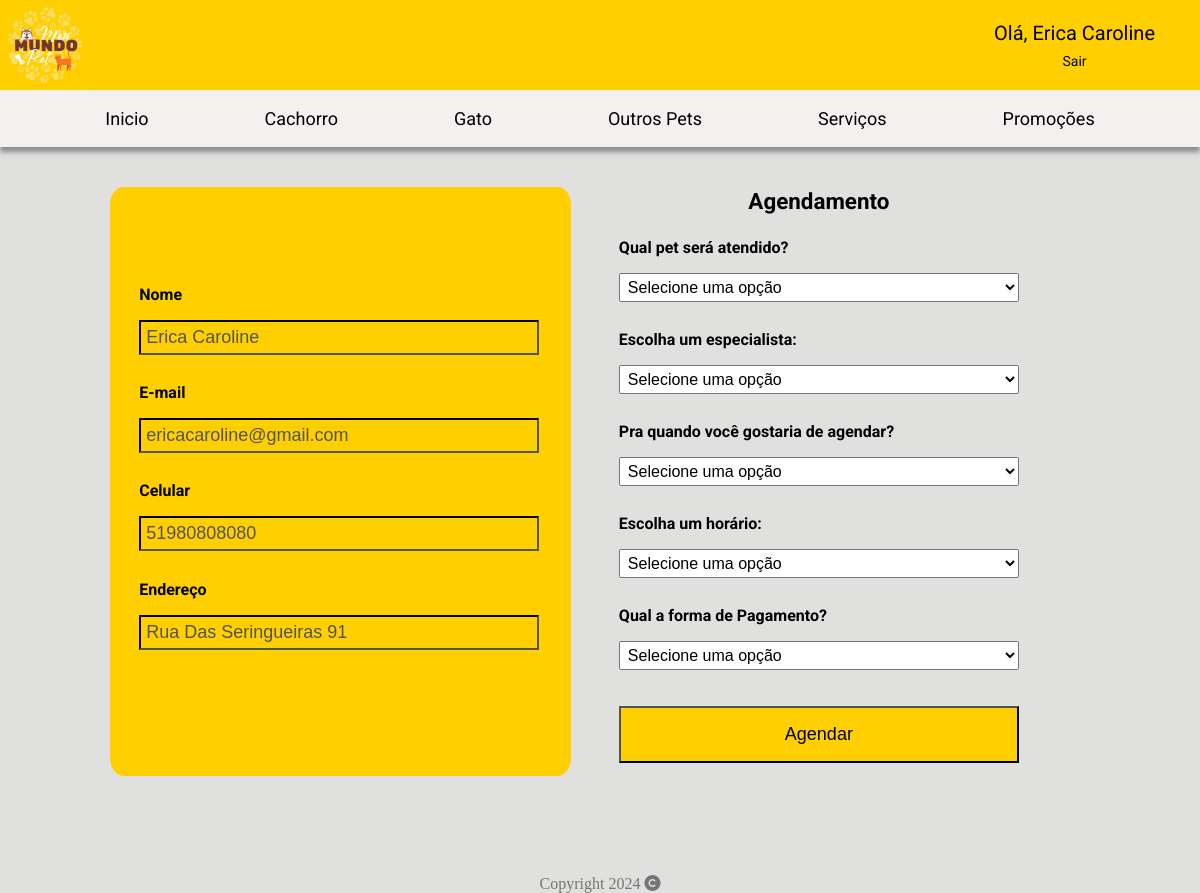
/agendamento/1 (signed in), run on the app's committed database.
### tables this page shows
CREATE TABLE "humano" (
	"id_humano"	INTEGER UNIQUE,
	"nome_humano"	TEXT,
	"cpf_humano"	NUMERIC,
	"email_humano"	TEXT,
	"contato_humano"	NUMERIC,
	"endereco_humano"	TEXT,
	"senha"	TEXT,
	PRIMARY KEY("id_humano" AUTOINCREMENT)
);

### default.py (the view)
@app.route("/agendamento/<servico>", methods = ["GET", "POST"])
def agendamento(servico):
    if (current_user.is_authenticated):
        if request.method == "POST":
            id_pet = request.form["pet"]
            id_profissional = request.form["profissional"]
            data = request.form["data"]
            horario = request.form["horario"]
            if (servico == "veterinario"):
                tipo_servico = "Consulta Veterinária"
            else:
                tipo_servico = "Banho e Tosa"
            id_animal = rep.tipoPet(id_pet)
            id_servico = rep.tipoServico(tipo_servico, id_animal[0][0])
            rep.agendamento(data=data,horario=horario,id_profissional=id_profissional,id_cliente=id_pet,id_servico=id_servico[0][0])
            flash("Agendamento realizado com sucesso!")
            return render_template ('agendamento.html', servico = servico)
        else:
            pets = rep.info_clientes(current_user.id)
            return render_template ('agendamento.html', servico = servico, pets = pets)
    else:
        return redirect(url_for('login'))

### rep.py (called while the page is built)
def verificacao(id):
    try:
        conn = sqlite3.connect('petshop.db')
        cursor = conn.cursor()
        sql_select = f'SELECT * FROM humano WHERE id_humano = "{id}"'
        cursor.execute(sql_select)
        cliente = cursor.fetchall()
        conn.close()
        return cliente
    except:
        False

def info_clientes(id_humano):
    try:
        conn = sqlite3.connect('petshop.db')
        cursor = conn.cursor()
        sql_select = f'SELECT * FROM clientes WHERE id_humano = "{id_humano}"'
        cursor.execute(sql_select)
        clientes = cursor.fetchall()
        conn.close()
        return clientes
    except:
        False

### user.py (called while the page is built)
@lm.user_loader
def load_user(id):
    cliente = rep.verificacao(id)
    user = User(cliente[0][0], cliente[0][1], cliente[0][2], cliente[0][3], cliente[0][4], cliente[0][5], cliente[0][6])
    return user

### templates/agendamento.html (shortened to what this page needs)
<!DOCTYPE html>
<html>
    <head>
        <link rel="stylesheet" href="../static/style/agendamento.css">
        <link href="https://cdnjs.cloudflare.com/ajax/libs/font-awesome/6.5.1/css/all.min.css" rel="stylesheet">
    </head>
    <body>
        <header>
            <div class="container">
                <div class="div-container">
                    <img class="img-logo" src="../static/image/logo.png" alt="Logo tipo do petshop">
                </div>
                <div class="div-container">
                </div>
                <div class="div-container login">
                    <div class="user">
                        <a href="/perfil"> Olá, {{current_user.nome_humano}}</a>
                        <a id="logout" href="/logout">Sair</a>
                    </div>
                </div>
            </div>
            <nav>
                <ul class="menu">
                    <li><a class="inicio" href="/"><img class="img-menu" src="{{ url_for('static', filename='image/inicio.png')}}" alt="imagem menu">Inicio</a></li>
                    <li><a class="cachorro" href="#"><img class="img-menu" src="{{ url_for('static', filename='image/cachorro.png')}}" alt="imagem cachorro">Cachorro</a>
                    </li>
                    <li><a class="gato" href="#"><img class="img-menu" src="{{ url_for('static', filename='image/gato.png')}}" alt="imagem gato">Gato</a>
                    </li>
                    <li><a class="passaro" href="#"><img class="img-menu" src="{{ url_for('static', filename='image/passaro.png')}}" alt="imagem pássaro">Outros Pets</a>
                    </li>
                    <li><a class="servico" href="/servicos"><img class="img-menu" src="{{ url_for('static', filename='image/servico.png')}}" alt="imagem coração">Serviços</a></li>
                    <li><a class="promocao" href="/promocao"><img class="img-menu" src="{{ url_for('static', filename='image/promocao.png')}}" alt="imagem desconto">Promoções</a></li>
                </ul>
            </nav>
        </header>
        <section class="conteudo">
            <div class="info-esquerda">
                <div class="box-login">
                    <label for="nome">Nome</label>
                    <input type="text" id="nome" name="nome" value="{{current_user.nome_humano}}" disabled>
                    <label for="email">E-mail</label>
                    <input type="text" id="email" name="email" value="{{current_user.email_humano}}" disabled>
                    <label for="celular">Celular</label>
                    <input type="tel" id="celular" name="celular" value="{{current_user.contato_humano}}" disabled>
                    <label for="endereco">Endereço</label>
                    <input type="text" id="endereco" name="endereco" value="{{current_user.endereco_humano}}" disabled>
                </div>
            </div>
            <div class="info-direita">
                <div class="box-info-direita">
                    <h3>Agendamento</h3>
                    <form action="/agendamento/{{servico}}" method="POST">
                        <label for="pet">Qual pet será atendido?</label>
                        <select id="pet" name="pet" required>
                            <option value="">Selecione uma opção</option>
                        </select>
                        <label for="profissional">Escolha um especialista:</label>
                        <select id="profissional" name="profissional" required>
                            <option value="">Selecione uma opção</option>
                        </select>
                        <label for="data">Pra quando você gostaria de agendar?</label>
                        <select id="data" name="data" required>
                            <option value="">Selecione uma opção</option>
                        </select>
                        <label for="horario">Escolha um horário:</label>
                        <select id="horario" name="horario" required>
                            <option value="">Selecione uma opção</option>
                        </select>
                        <label for="pagamento">Qual a forma de Pagamento?</label>
                        <select id="pagamento" name="pagamento" required>
                            <option value="">Selecione uma opção</option>
                        </select>
                        <input type="submit" class="button-left" nome="Agendar" value="Agendar">
                    </form>
                </div>
            </div>
        </section>
        <footer class="rodape">
            <div class="copy">Copyright 2024 <i class="fa-solid fa-copyright" style="color: rgb(117, 117, 117);"></i></div>
        </footer>
    </body>
</html>

### static/style/agendamento.css (style rules this page uses)
* { margin: 0; padding: 0; box-sizing: border-box; }
body { background-color: #e0e0de; display: flex; flex-direction: column; height: 100vh; }
.user { display: flex; flex-direction: column; justify-content: center; align-items: center; }
#logout { font-size: 14px; margin-top: 5%; }
section { padding: 2%; }
.conteudo { flex: 1 0 auto; display: flex; }
.rodape { flex-shrink: 0; }
header { background-color: #FFCF00; width: 100%; font-family: 'Roboto', sans-serif; }
.container { display: flex; justify-content: space-between; }
.container .div-container { width: 25%; display: flex; align-items: center; }
.img-logo { width: 30%; }
.login { justify-content: end; padding: 15px; margin-right: 30px; }
.login a { font-size: 20px; text-decoration: none; color: black; }
nav { background-color: #F5F0F0; margin: 0 auto; display: flex; justify-content: center; align-items: center; box-shadow: 0px 5px 5px #313b4580; }
.menu > li, .menu > a { display: inline-block; }
.menu li { position: relative; list-style-type: none; }
.menu a { text-decoration: none; color: black; display: block; padding: 18px 3.5rem; transition: background-color .22s ease, color .22s ease; display: flex; align-items: center; justify-content: space-between; font-size: 18px; }
.info-esquerda { width: 50%; display: flex; flex-direction: column; justify-content: center; align-items: end; }
.box-login { background-color: #FFCF00; width: 80%; height: 95%; border-radius: 3%; padding: 5%; display: flex; flex-direction: column; justify-content: center; margin-right: 5%; }
h3 { font-family: 'Roboto', sans-serif; margin-bottom: 7%; font-size: 140%; }
label { font-family: 'Roboto', sans-serif; margin-bottom: 2%; font-weight: bold; }
input { background-color: transparent; border-color: black; font-size: 18px; padding: 5px; margin-top: 2%; margin-bottom: 7%; width: 25rem; }
select { padding: 1%; font-size: 16px; margin-top: 2%; margin-bottom: 7%; }
.button-left { padding: 4%; background-color: #FFCF00; cursor: pointer; }
form { display: flex; flex-direction: column; }
.info-direita { width: 50%; display: flex; flex-direction: column; justify-content: center; }
.box-info-direita { width: 65%; padding-left: 5%; padding-top: 3%; display: flex; flex-direction: column; align-items: center; margin-left: 3%; justify-content: center; }
footer { margin-top: 5%; display: flex; align-items: center; justify-content: center; }
.copy { color: rgb(117, 117, 117); }

### data on the page
humano: nome_humano "Erica Caroline", nome "Erica Caroline", email "ericacaroline@gmail.com", celular "51980808080", endereco "Rua Das Seringueiras 91"
